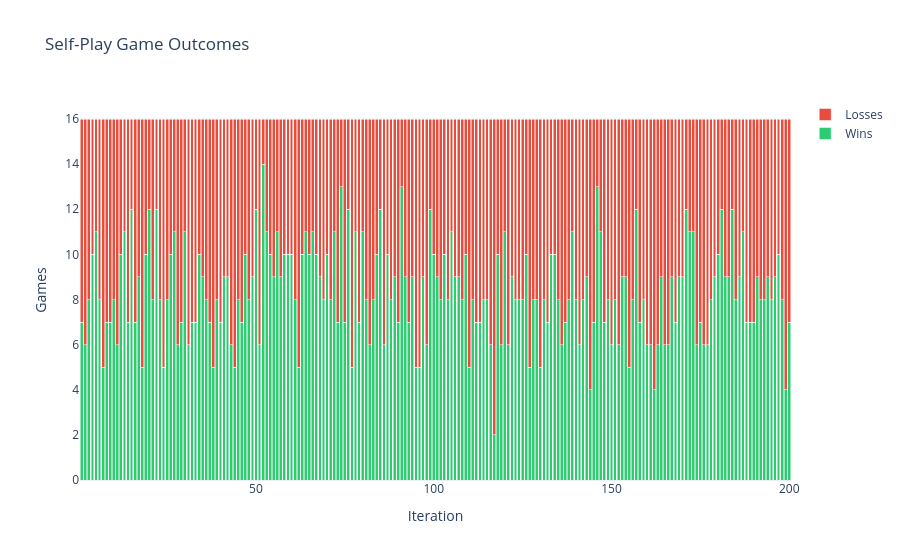

The cell this chart's notebook holds for it:
### Markdown cell above
## Self-Play Win/Loss Record

Win rate during self-play training games (not eval). Should hover around 50%
since the agent plays against itself or its past versions.

### Code cell
if not ppo.empty:
    fig = go.Figure()
    fig.add_trace(go.Bar(x=ppo["iter"], y=ppo["wins"], name="Wins",
                         marker_color="#2ecc71"))
    fig.add_trace(go.Bar(x=ppo["iter"], y=ppo["losses"], name="Losses",
                         marker_color="#e74c3c"))
    if ppo["draws"].sum() > 0:
        fig.add_trace(go.Bar(x=ppo["iter"], y=ppo["draws"], name="Draws",
                             marker_color="#95a5a6"))
    fig.update_layout(barmode="stack", title="Self-Play Game Outcomes",
                      xaxis_title="Iteration", yaxis_title="Games",
                      height=350)
    fig.show()

### Figure 1 — Plotly figure (JSON) as saved in the notebook; plotly's stock layout.template omitted (floating-point values rounded to 4 significant figures; data arrays with more than 128 entries replaced by an {"elided": "..."} marker saying what was removed)
{"data": [{"marker": {"color": "#2ecc71"}, "name": "Wins", "type": "bar", "x": {"elided": "200 int values"}, "y": {"elided": "200 int values"}}, {"marker": {"color": "#e74c3c"}, "name": "Losses", "type": "bar", "x": {"elided": "200 int values"}, "y": {"elided": "200 int values"}}], "layout": {"autosize": true, "barmode": "stack", "title": {"text": "Self-Play Game Outcomes"}, "xaxis": {"autorange": true, "range": [0.5, 200.5], "title": {"text": "Iteration"}, "type": "linear"}, "yaxis": {"autorange": true, "range": [0, 16.84], "title": {"text": "Games"}, "type": "linear"}}}
